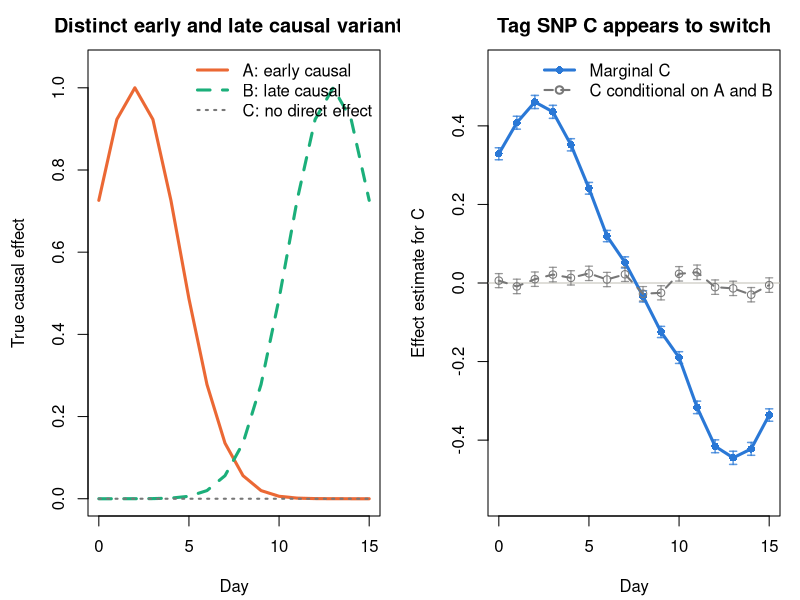

Here is the R script that generated this plot:
## ---- chunk 1
knitr::opts_chunk$set(
  echo = TRUE,
  fig.width = 11,
  fig.height = 4.8,
  dpi = 180,
  fig.retina = 2,
  fig.align = "center",
  message = FALSE,
  warning = FALSE
)
## ---- chunk 2
set.seed(20260731)
n <- 10000L
days <- 0:15

h_a <- rbinom(2L * n, size = 1L, prob = 0.5)
h_b <- rbinom(2L * n, size = 1L, prob = 0.5)
p_c <- 0.5 + 0.45 * (h_a - h_b)
h_c <- rbinom(2L * n, size = 1L, prob = p_c)

combine_haplotypes <- function(x) {
  x[seq_len(n)] + x[n + seq_len(n)]
}

genotype <- data.frame(
  A = combine_haplotypes(h_a),
  B = combine_haplotypes(h_b),
  C = combine_haplotypes(h_c)
)
## ---- chunk 3
knitr::kable(
  round(cor(genotype), 3),
  caption = "Signed genotype correlations among the three variants."
)
## ---- chunk 4
true_effect_a <- exp(-0.5 * ((days - 2) / 2.5)^2)
true_effect_b <- exp(-0.5 * ((days - 13) / 2.5)^2)

expression <- outer(genotype$A, true_effect_a) +
  outer(genotype$B, true_effect_b) +
  matrix(rnorm(n * length(days)), nrow = n)
## ---- chunk 5
fit_c_effect <- function(day_index, conditional = FALSE) {
  response <- expression[, day_index]
  fit <- if (conditional) {
    lm(response ~ C + A + B, data = genotype)
  } else {
    lm(response ~ C, data = genotype)
  }
  c(
    estimate = coef(fit)[["C"]],
    standard_error = sqrt(vcov(fit)["C", "C"])
  )
}

marginal_fit_c <- t(vapply(seq_along(days), fit_c_effect, numeric(2)))
conditional_fit_c <- t(vapply(
  seq_along(days), fit_c_effect, numeric(2), conditional = TRUE
))

marginal_effect_c <- marginal_fit_c[, "estimate"]
marginal_se_c <- marginal_fit_c[, "standard_error"]
conditional_effect_c <- conditional_fit_c[, "estimate"]
conditional_se_c <- conditional_fit_c[, "standard_error"]

result <- data.frame(
  day = days,
  true_effect_a = true_effect_a,
  true_effect_b = true_effect_b,
  marginal_effect_c = marginal_effect_c,
  marginal_se_c = marginal_se_c,
  conditional_effect_c = conditional_effect_c,
  conditional_se_c = conditional_se_c
)

stopifnot(
  marginal_effect_c[which.max(true_effect_a)] > 0,
  marginal_effect_c[which.max(true_effect_b)] < 0,
  max(abs(conditional_effect_c)) < 0.1,
  all(marginal_se_c > 0),
  all(conditional_se_c > 0)
)
## ---- chunk 6
variant_colors <- c(C = "#2a78d6", A = "#eb6834", B = "#1baf7a")

par(mfrow = c(1, 2), mar = c(4.2, 4.4, 2.5, 1.0))

plot(days, true_effect_a,
  type = "l", lwd = 3, col = variant_colors[["A"]],
  ylim = c(0, 1.05), xlab = "Day", ylab = "True causal effect",
  main = "Distinct early and late causal variants"
)
lines(days, true_effect_b, lwd = 3, lty = 2, col = variant_colors[["B"]])
lines(days, rep(0, length(days)), lwd = 2, lty = 3, col = "#777777")
legend("topright",
  legend = c("A: early causal", "B: late causal", "C: no direct effect"),
  col = c(variant_colors[["A"]], variant_colors[["B"]], "#777777"),
  lty = c(1, 2, 3), lwd = c(3, 3, 2), bty = "n"
)

y_limit <- 1.15 * max(abs(c(
  marginal_effect_c - marginal_se_c,
  marginal_effect_c + marginal_se_c,
  conditional_effect_c - conditional_se_c,
  conditional_effect_c + conditional_se_c
)))
plot(days, marginal_effect_c,
  type = "n",
  ylim = c(-y_limit, y_limit), xlab = "Day", ylab = "Effect estimate for C",
  main = "Tag SNP C appears to switch"
)
abline(h = 0, col = "#c3c2b7")
arrows(
  days, marginal_effect_c - marginal_se_c,
  days, marginal_effect_c + marginal_se_c,
  angle = 90, code = 3, length = 0.035, lwd = 1.5,
  col = adjustcolor(variant_colors[["C"]], alpha.f = 0.75)
)
arrows(
  days, conditional_effect_c - conditional_se_c,
  days, conditional_effect_c + conditional_se_c,
  angle = 90, code = 3, length = 0.035, lwd = 1.25,
  col = adjustcolor("#777777", alpha.f = 0.75)
)
lines(days, marginal_effect_c, lwd = 3, col = variant_colors[["C"]])
points(days, marginal_effect_c, pch = 16, col = variant_colors[["C"]])
lines(days, conditional_effect_c, lwd = 2, lty = 2, col = "#777777")
points(days, conditional_effect_c, pch = 1, col = "#777777")
legend("topright",
  legend = c("Marginal C", "C conditional on A and B"),
  col = c(variant_colors[["C"]], "#777777"),
  pch = c(16, 1), lty = c(1, 2), lwd = c(3, 2), bty = "n"
)
## ---- chunk 7
selected_result <- result[result$day %in% c(2, 7, 8, 13), ]
names(selected_result) <- c(
  "Day",
  "True effect A",
  "True effect B",
  "Marginal effect C",
  "Marginal SE C",
  "Conditional effect C",
  "Conditional SE C"
)

knitr::kable(
  selected_result,
  digits = 3,
  row.names = FALSE,
  caption = "Selected days around the two causal peaks and the apparent switch."
)
